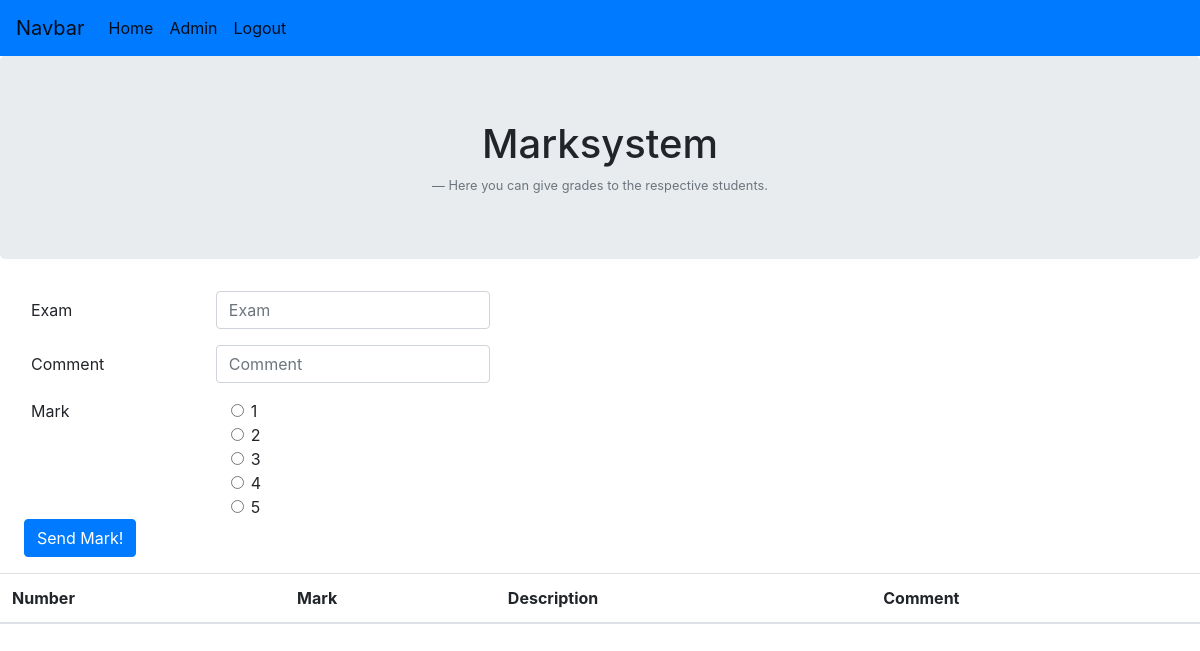
Page /6/noteneintragung_lehrer/2 (signed in) on the earlier database version.
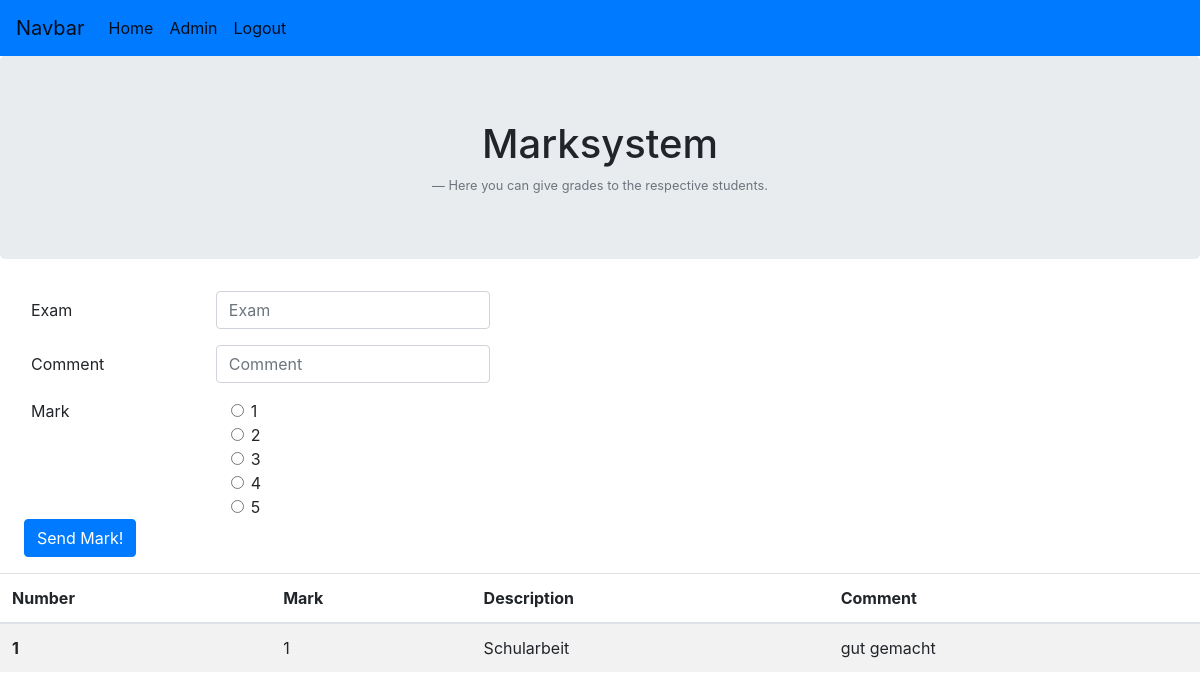
Same page on the later database version.
### noten/models.py (models this page shows, shortened)
class Note(models.Model):
    note = models.IntegerField(default=0)
    type = models.CharField(default="", max_length=150)
    comment = models.CharField(default="", max_length=150)
    Student = models.ForeignKey(Student, on_delete=models.CASCADE)
    Unterricht = models.ForeignKey(Unterricht, on_delete=models.CASCADE, null=True, blank=True)
    class Meta:
        verbose_name_plural = "Noten"

### noten/views.py (the view)
# urls.py: path('<int:klasse_noten_id>/noteneintragung_lehrer/<int:student_id>', views.noteneintragung_lehrer, name="noteneintragung_lehrer"),
@login_required
def noteneintragung_lehrer(request, klasse_noten_id, student_id):
    noteneintragung = Student.objects.all()
    noten = Note.objects.filter(Student= Student.objects.get(pk=student_id))
    return render(request, 'noten/noteneintragung_lehrer.html', {'subject_id': klasse_noten_id, 'student_id': student_id, 'latest_noten_list' : noten})

### noten/templates/noten/noteneintragung_lehrer.html (shortened to what this page needs)
<!DOCTYPE html>
<head>
    {% load static %}
    <link href="https://stackpath.bootstrapcdn.com/bootstrap/4.2.1/css/bootstrap.min.css"
 rel="stylesheet">
</head>
<body>
<nav class="navbar navbar-expand-lg navbar-light bg-primary">
    <a class="navbar-brand" href="">Navbar</a>
    <div class="collapse navbar-collapse" id="navbarNav">
        <ul class="navbar-nav">
            <li class="nav-item active">
                <a class="nav-link" href="{% url 'noten:startseite_lehrer' %}">Home</a>
            </li>
            <li class="nav-item active">
                <a class="nav-link" href="/admin">Admin</a>
            </li>
            <li class="nav-item active">
                <a class="nav-link" href="/logout">Logout</a>
            </li>
        </ul>
    </div>
</nav>
<div class="jumbotron text-center">
    <h1>Marksystem</h1>
    <footer class="blockquote-footer">Here you can give grades to the respective students.</footer>
</div>
<form action="{% url 'noten:noten_eintragen' subject_id student_id %}" method="POST">
    <div class="form-group row ml-3">
        <label for="exam" class="col-sm-2 col-form-label">Exam</label>
        <div class="col-sm-20">
            <input type="text" class="form-control" id="exam" placeholder="Exam" name="examname">
        </div>
    </div>
    <div class="form-group row ml-3">
        <label for="comment" class="col-sm-2 col-form-label"> Comment </label>
        <div class="col-sm-20">
             <input type="text" class="form-control" id="comment" placeholder="Comment" name="comment">
        </div>
    </div>
    <fieldset class="form-group">
        <div class="row ml-3">
            <legend class="col-form-label col-sm-2 pt-0">Mark</legend>
            <div class="col-sm-10">
                <div class="form-check">
                    <input class="form-check-input" type="radio" name="note" id="gridRadios1" value="1">
                    <label class="form-check-label" for="gridRadios1">
                        1
                    </label>
                </div>
                <div class="form-check">
                    <input class="form-check-input" type="radio" name="note" id="gridRadios2" value="2">
                    <label class="form-check-label" for="gridRadios2">
                        2
                    </label>
                </div>
                <div class="form-check disabled">
                    <input class="form-check-input" type="radio" name="note" id="gridRadios3" value="3">
                    <label class="form-check-label" for="gridRadios3">
                        3
                    </label>
                </div>
                <div class="form-check disabled">
                    <input class="form-check-input" type="radio" name="note" id="gridRadios4" value="4">
                    <label class="form-check-label" for="gridRadios3">
                        4
                    </label>
                </div>
                <div class="form-check disabled">
                    <input class="form-check-input" type="radio" name="note" id="gridRadios5" value="5">
                    <label class="form-check-label" for="gridRadios3">
                        5
                    </label>
                </div>
            </div>
        </div>
        <div class="form-group row">
            <div class="col-sm-10">
                <button type="submit" class="btn btn-primary row ml-4">Send Mark!</button>
            </div>
        </div>
</form>
<table class="table table-striped">
    <thead>
    <tr>
        <th scope="col">Number</th>
        <th scope="col">Mark</th>
        <th scope="col">Description</th>
        <th scope="col">Comment</th>
    </tr>
    </thead>
    <tbody>
    {% for noten in latest_noten_list %}
    <tr>
        <th scope="row">{{forloop.counter}}</th>
        <td>{{ noten.note }}</td>
        <td> {{ noten.type }}</td>
        <td> {{ noten.comment }}</td>
    </tr>
    {% endfor %}
    </tbody>
</table>
</body>
</html>

Differences in the rows shown:
added Note: note "1", type "Schularbeit", comment "gut gemacht"
